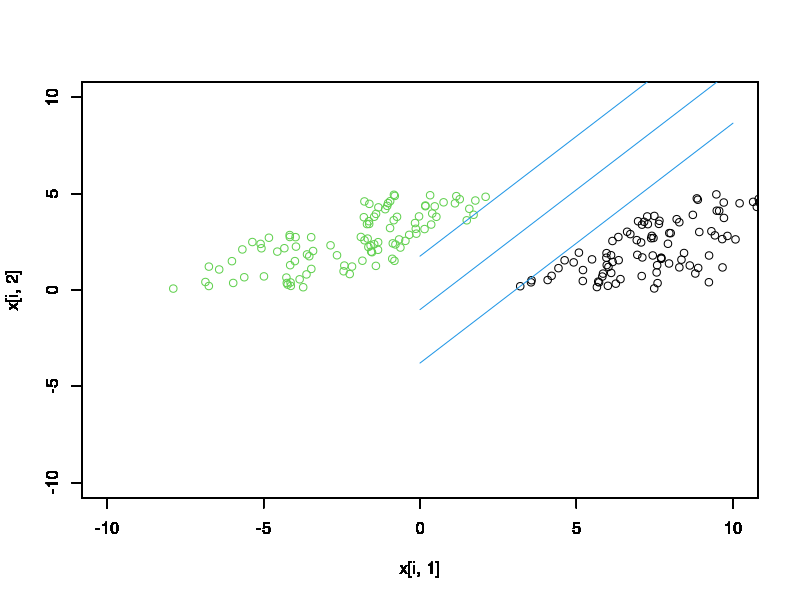

Write R code to recreate this figure.
x <- matrix(runif(400,min = 0 ,max = 5),ncol =2)

for(i in 1:200){
  if(i<=100){
    if(x[i,1]<=x[i,2]){
     x[i,1] <- x[i,2]+1+runif(1,0,5)
    }
    x[i,1]=x[i,1]+3
  }
  if(i > 100){
    if(x[i,1]>x[i,2]){
     x[i,1] <- x[i,2]-1-runif(1,0,5)
    }
    x[i,1]=x[i,1]-2
  }
}

y <- c(rep(-1,100),rep(1,100))

limit = function(alpha,L,H){
  if(alpha<L){
    alpha=L
  }else if(alpha>H){
    alpha=H
  }
  return(alpha)
}

sele= function(i,num){
  j <- sample(1:num,1)
  if(j==i){
    j<- sele(i,num)
  }
  return(j)
}

svm1= function(x,y){
  b<- 0
  c <- 10
  alpha <- c(rep(0,200))
  for(q in 1:10000){
    w <- c(sum(alpha*y*x[,1]),sum(alpha*y*x[,2]))
    E1 <- c(rep(0,200))
    E2 <- c(rep(0,200))
    for(i in 1:200){
      if((w%*%x[i,]+b-y[i])*y[i]<=0){
        E1[i] <- w%*%x[i,]+b-y[i]
      }else{
        E2[i] <- w%*%x[i,]+b-y[i]
      }
    }
    if(max(abs(E1))<=0.01){
      break
    }else{
      i<-which(abs(E1)==max(abs(E1)))[1]
      j<-sele(i,200)
      E <- E1+E2
      oldalphai<- alpha[i]
      oldalphaj<- alpha[j]
      if(y[i]*y[j]<0){
        L=max((alpha[j]-alpha[i]),0)
        H=min(c,(c+alpha[j]-alpha[i]))
      }else if(y[i]*y[j]>0){
        L=max((alpha[j]+alpha[i]-c),0)
        H=min(c,(alpha[j]+alpha[i]))
      }
      eta<-2*x[i,]%*%x[j,]-x[i,]%*%x[i,]-x[j,]%*%x[j,]
      alpha[j]<-alpha[j]-y[j]*(E[i]-E[j])/eta
      alpha[j]<-limit(alpha[j],L,H)
      alpha[i]<-alpha[i]+y[i]*y[j]*(oldalphaj-alpha[j])
      b1<--E[i]+y[i]*(alpha[i]-oldalphai)*(x[i,]%*%x[i,])-y[j]*(alpha[j]-oldalphaj)*(x[i,]%*%x[j,])+b
      b2<--E[j]+y[j]*(alpha[i]-oldalphai)*(x[i,]%*%x[j,])-y[j]*(alpha[j]-oldalphaj)*(x[j,]%*%x[j,])+b
      if(0>alpha[i] || c<alpha[i]){
        b=b1
      }else if(0<alpha[i] & c>alpha[i]) {
        b=b2
      }else{
        b=(b1+b2)/2
      }
    }
  }
  return(c(w,b))
}

a = svm1(x,y)
print(a)
w <- a[1:2]
b <- a[3]
for(i in 1:200){
  plot(x[i,1],x[i,2],xlim=c(-10,10),ylim=c(-10,10),col=y[i]+2)
  par(new=T)
}
lines(c(0,10),c(-b/w[2],(-b-w[1]*10)/w[2]),col=4)
lines(c(0,10),c((-b+1)/w[2],((-b+1)-w[1]*10)/w[2]),col=4)
lines(c(0,10),c((-b-1)/w[2],((-b-1)-w[1]*10)/w[2]),col=4)
